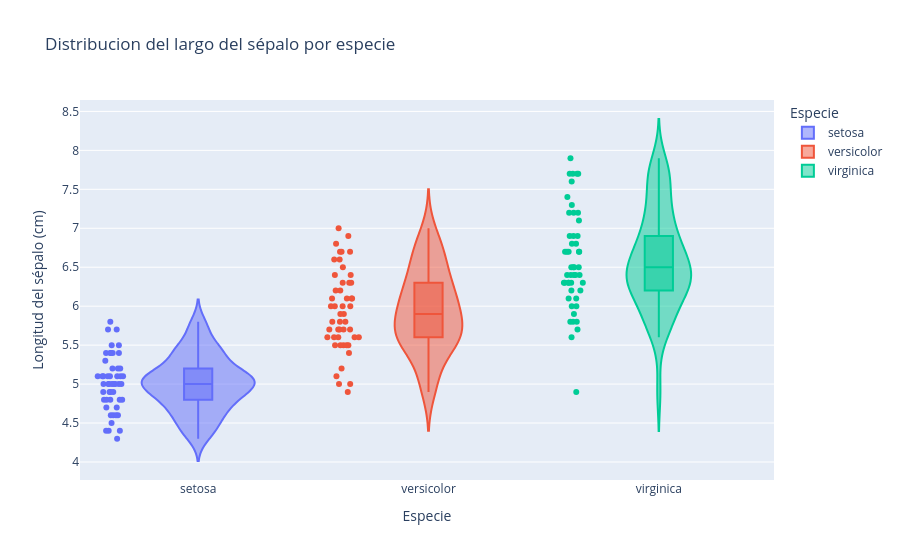

The code cell stored with this chart in its notebook:
### Code cell
# 4. Violin plot del largo del sépalo
# Construye un gráfico de violín para comparar `sepal_length` entre especies. Incluye dentro del violín un
# boxplot y muestra todos los puntos. Explica qué información adicional aporta el violín respecto al boxplot.

fig = px.violin(
    data_frame=df,
    x="species",
    y="sepal_length",
    color="species",
    points="all",
    box=True,
    title="Distribucion del largo del sépalo por especie",
    labels={
        "species": "Especie",
        "sepal_length": "Longitud del sépalo (cm)"
    }
)

fig.show()

### Figure 1 — Plotly figure (JSON) as saved in the notebook; plotly's stock layout.template omitted (floating-point values rounded to 4 significant figures)
{"data": [{"alignmentgroup": "True", "box": {"visible": true}, "hovertemplate": "Especie=%{x}<br>Longitud del sépalo (cm)=%{y}<extra></extra>", "legendgroup": "setosa", "marker": {"color": "#636efa"}, "name": "setosa", "offsetgroup": "setosa", "orientation": "v", "points": "all", "scalegroup": "True", "showlegend": true, "type": "violin", "x": ["setosa", "setosa", "setosa", "setosa", "setosa", "setosa", "setosa", "setosa", "setosa", "setosa", "setosa", "setosa", "setosa", "setosa", "setosa", "setosa", "setosa", "setosa", "setosa", "setosa", "setosa", "setosa", "setosa", "setosa", "setosa", "setosa", "setosa", "setosa", "setosa", "setosa", "setosa", "setosa", "setosa", "setosa", "setosa", "setosa", "setosa", "setosa", "setosa", "setosa", "setosa", "setosa", "setosa", "setosa", "setosa", "setosa", "setosa", "setosa", "setosa", "setosa"], "x0": " ", "xaxis": "x", "y": [5.1, 4.9, 4.7, 4.6, 5.0, 5.4, 4.6, 5.0, 4.4, 4.9, 5.4, 4.8, 4.8, 4.3, 5.8, 5.7, 5.4, 5.1, 5.7, 5.1, 5.4, 5.1, 4.6, 5.1, 4.8, 5.0, 5.0, 5.2, 5.2, 4.7, 4.8, 5.4, 5.2, 5.5, 4.9, 5.0, 5.5, 4.9, 4.4, 5.1, 5.0, 4.5, 4.4, 5.0, 5.1, 4.8, 5.1, 4.6, 5.3, 5.0], "y0": " ", "yaxis": "y"}, {"alignmentgroup": "True", "box": {"visible": true}, "hovertemplate": "Especie=%{x}<br>Longitud del sépalo (cm)=%{y}<extra></extra>", "legendgroup": "versicolor", "marker": {"color": "#EF553B"}, "name": "versicolor", "offsetgroup": "versicolor", "orientation": "v", "points": "all", "scalegroup": "True", "showlegend": true, "type": "violin", "x": ["versicolor", "versicolor", "versicolor", "versicolor", "versicolor", "versicolor", "versicolor", "versicolor", "versicolor", "versicolor", "versicolor", "versicolor", "versicolor", "versicolor", "versicolor", "versicolor", "versicolor", "versicolor", "versicolor", "versicolor", "versicolor", "versicolor", "versicolor", "versicolor", "versicolor", "versicolor", "versicolor", "versicolor", "versicolor", "versicolor", "versicolor", "versicolor", "versicolor", "versicolor", "versicolor", "versicolor", "versicolor", "versicolor", "versicolor", "versicolor", "versicolor", "versicolor", "versicolor", "versicolor", "versicolor", "versicolor", "versicolor", "versicolor", "versicolor", "versicolor"], "x0": " ", "xaxis": "x", "y": [7.0, 6.4, 6.9, 5.5, 6.5, 5.7, 6.3, 4.9, 6.6, 5.2, 5.0, 5.9, 6.0, 6.1, 5.6, 6.7, 5.6, 5.8, 6.2, 5.6, 5.9, 6.1, 6.3, 6.1, 6.4, 6.6, 6.8, 6.7, 6.0, 5.7, 5.5, 5.5, 5.8, 6.0, 5.4, 6.0, 6.7, 6.3, 5.6, 5.5, 5.5, 6.1, 5.8, 5.0, 5.6, 5.7, 5.7, 6.2, 5.1, 5.7], "y0": " ", "yaxis": "y"}, {"alignmentgroup": "True", "box": {"visible": true}, "hovertemplate": "Especie=%{x}<br>Longitud del sépalo (cm)=%{y}<extra></extra>", "legendgroup": "virginica", "marker": {"color": "#00cc96"}, "name": "virginica", "offsetgroup": "virginica", "orientation": "v", "points": "all", "scalegroup": "True", "showlegend": true, "type": "violin", "x": ["virginica", "virginica", "virginica", "virginica", "virginica", "virginica", "virginica", "virginica", "virginica", "virginica", "virginica", "virginica", "virginica", "virginica", "virginica", "virginica", "virginica", "virginica", "virginica", "virginica", "virginica", "virginica", "virginica", "virginica", "virginica", "virginica", "virginica", "virginica", "virginica", "virginica", "virginica", "virginica", "virginica", "virginica", "virginica", "virginica", "virginica", "virginica", "virginica", "virginica", "virginica", "virginica", "virginica", "virginica", "virginica", "virginica", "virginica", "virginica", "virginica", "virginica"], "x0": " ", "xaxis": "x", "y": [6.3, 5.8, 7.1, 6.3, 6.5, 7.6, 4.9, 7.3, 6.7, 7.2, 6.5, 6.4, 6.8, 5.7, 5.8, 6.4, 6.5, 7.7, 7.7, 6.0, 6.9, 5.6, 7.7, 6.3, 6.7, 7.2, 6.2, 6.1, 6.4, 7.2, 7.4, 7.9, 6.4, 6.3, 6.1, 7.7, 6.3, 6.4, 6.0, 6.9, 6.7, 6.9, 5.8, 6.8, 6.7, 6.7, 6.3, 6.5, 6.2, 5.9], "y0": " ", "yaxis": "y"}], "layout": {"legend": {"title": {"text": "Especie"}, "tracegroupgap": 0}, "title": {"text": "Distribucion del largo del sépalo por especie"}, "violinmode": "overlay", "xaxis": {"anchor": "y", "categoryarray": ["setosa", "versicolor", "virginica"], "categoryorder": "array", "domain": [0, 1], "title": {"text": "Especie"}}, "yaxis": {"anchor": "x", "domain": [0, 1], "title": {"text": "Longitud del sépalo (cm)"}}}}
